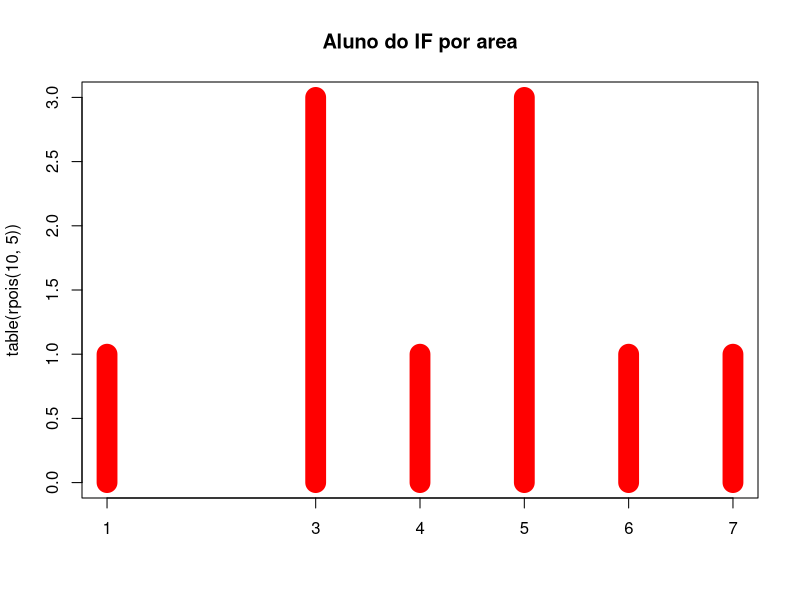

R code for this plot:
## ---- chunk 1
knitr::opts_chunk$set(echo = TRUE)
## ---- chunk 2
plot(table(rpois(10, 5)), type = "h", col = "red", lwd = 20,
     main = "Aluno do IF por area")
